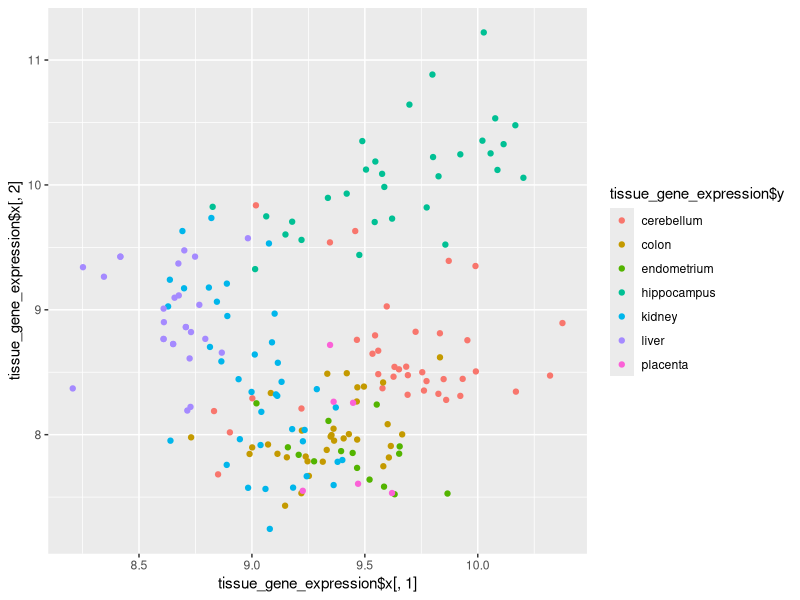
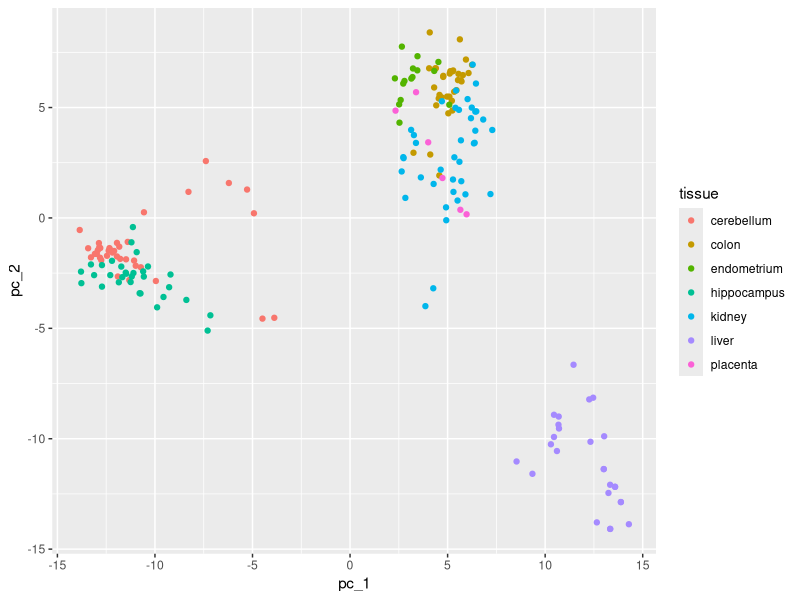
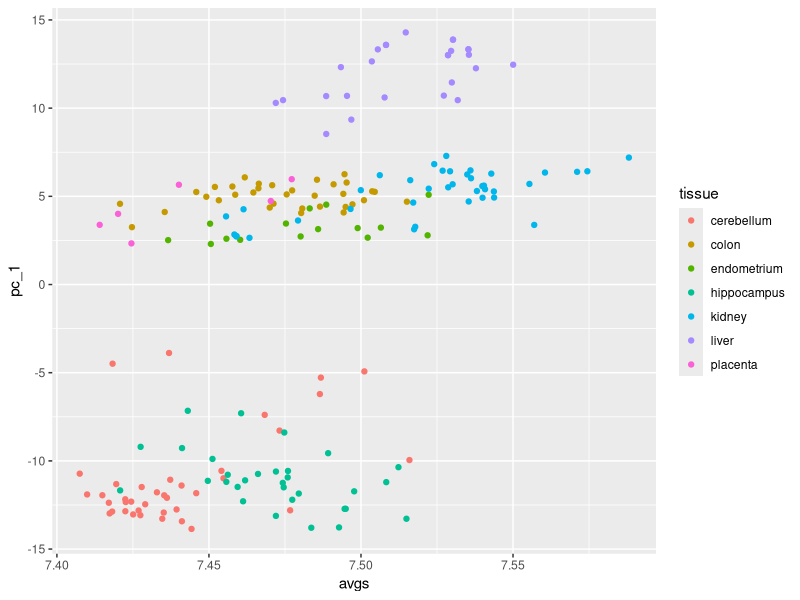
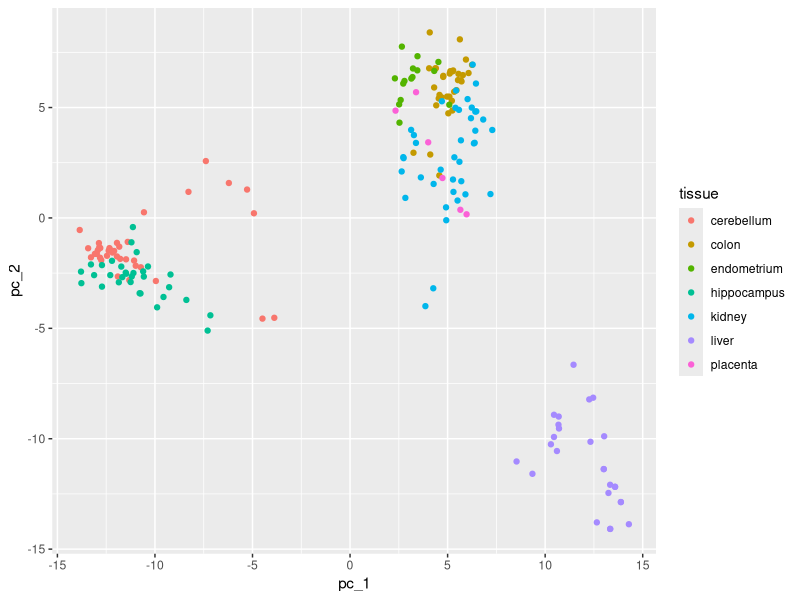
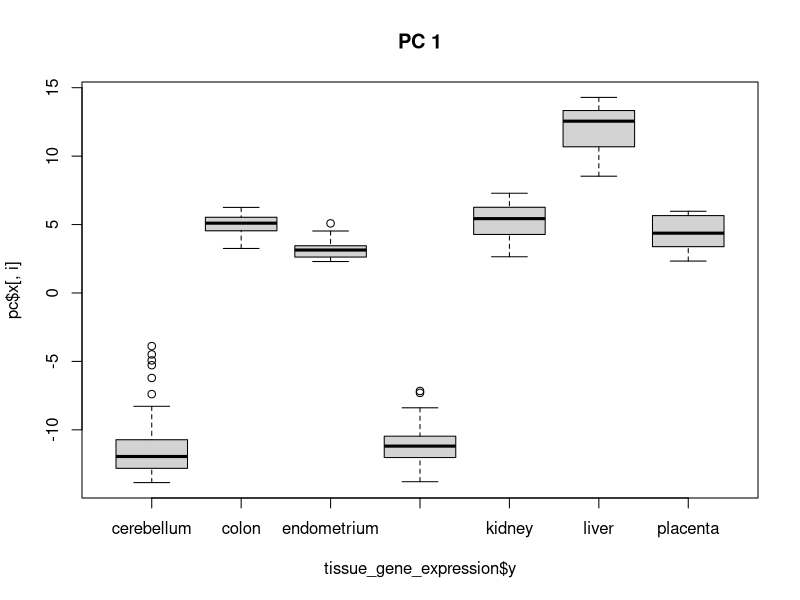
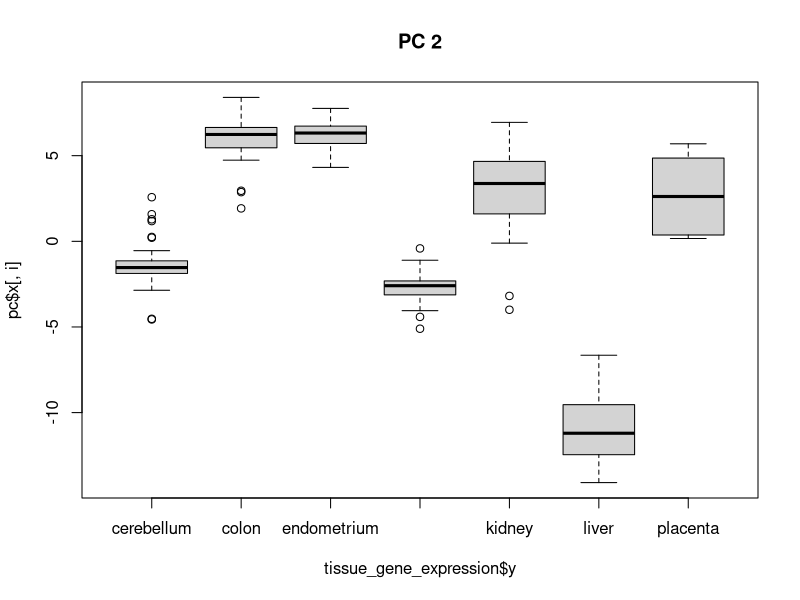
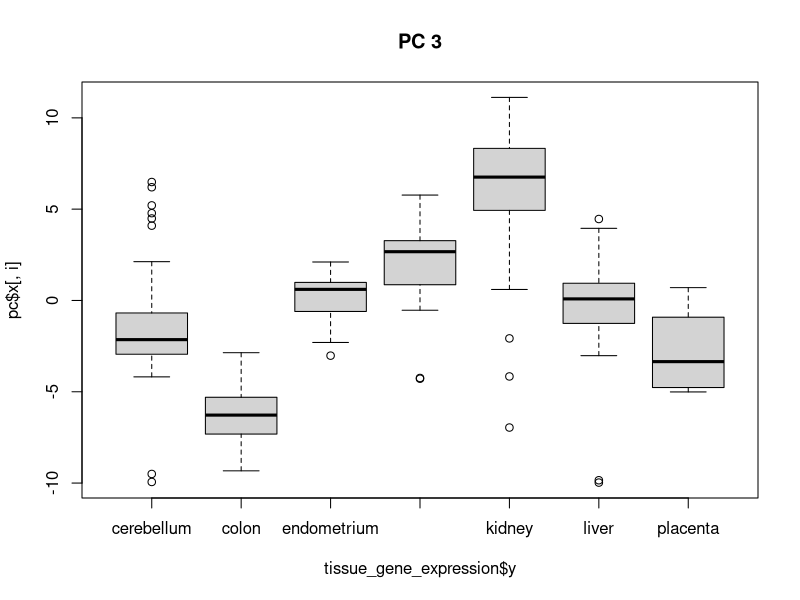
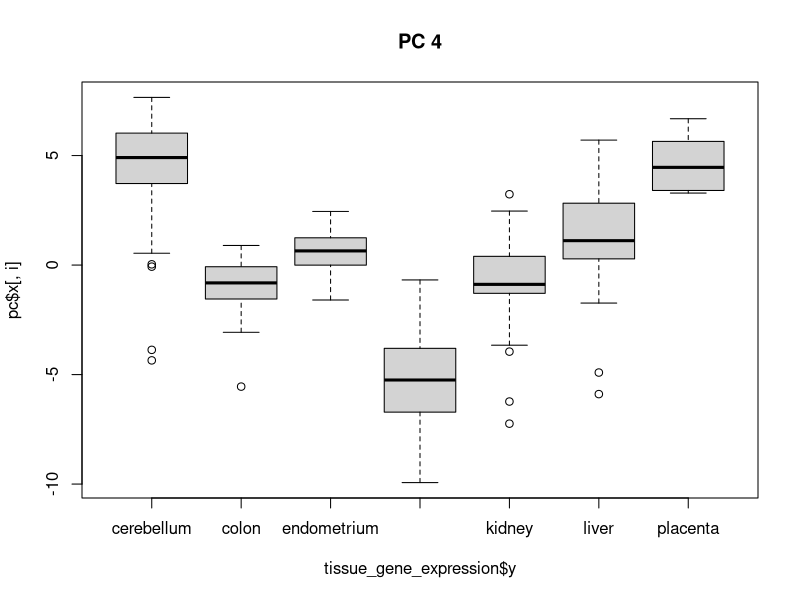

Recreate these plots in R, in order.
# config
library(tidyverse)
library(caret)
library(dslabs)
data("tissue_gene_expression")
dim(tissue_gene_expression$x)

# Q1 - plot the first two components with color, which tissue is a cluster?
qplot(tissue_gene_expression$x[,1], tissue_gene_expression$x[,2],
      col=tissue_gene_expression$y)
    #EDX CORRECT ANSWER
    pc <- prcomp(tissue_gene_expression$x)
    data.frame(pc_1 = pc$x[,1], pc_2 = pc$x[,2], 
               tissue = tissue_gene_expression$y) %>%
      ggplot(aes(pc_1, pc_2, color = tissue)) +
      geom_point()

# Q2 - compute the average across all predictors, plot again the first PC
avgs <- rowMeans(tissue_gene_expression$x)
data.frame(pc_1 = pc$x[,1], avg = avgs, 
           tissue = tissue_gene_expression$y) %>%
  ggplot(aes(avgs, pc_1, color = tissue)) +
  geom_point()
cor(avgs, pc$x[,1])

# Q3 - redo the PCA only after removing the centre
x <- with(tissue_gene_expression, sweep(x, 1, mean(x)))
pc <- prcomp(x)
data.frame(pc_1 = pc$x[,1], pc_2 = pc$x[,2], 
           tissue = tissue_gene_expression$y) %>%
  ggplot(aes(pc_1, pc_2, color = tissue)) +
  geom_point()

# Q4 - make a boxplot of the first 10 pcs, for the 7th which two tissues have the greatest median differences
for(i in 1:10){
  boxplot(pc$x[,i] ~ tissue_gene_expression$y, main = paste("PC", i))
}

# Q5 - plot the percent variance by PC number
plot(summary(pc)$importance[3,])
